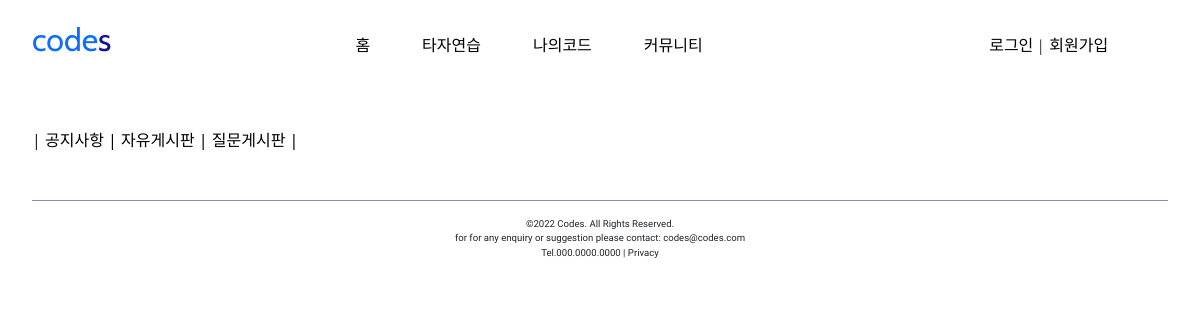
/board/list/, run on the app's committed database.
### boardapp/models.py (models this page shows, shortened)
class PostCategory(models.Model):
    post_category_id = models.AutoField(primary_key=True)
    post_category = models.CharField(max_length=32, null=False)

### boardapp/views.py (the view)
# urls.py: path('list/', CategoryListView.as_view(), name='list'),
class CategoryListView(ListView):
    model = PostCategory
    context_object_name = 'category_list'
    template_name = 'boardapp/list.html'
    paginate_by = 10

### boardapp/templates/boardapp/list.html (shortened to what this page needs)
{% extends 'base.html' %}
{% block content %}
<div style="margin-top: 5rem; margin-left: 2rem">
    {% if category_list %}
    <div style="text-align: left;margin-left: auto; margin-right: auto;"> |
    {% for list in category_list %}
        <a href="{% url 'boardapp:detail' pk=list.pk %}" style="text-decoration: none;color:black;">
                <div style="display: inline-block">
                    {{ list.post_category }} |
                </div>
        </a>
    {% endfor %}
    </div>
    {% endif %}
</div>
{% endblock %}

### data on the page
PostCategory: post_category "공지사항"
PostCategory: post_category "자유게시판"
PostCategory: post_category "질문게시판"
